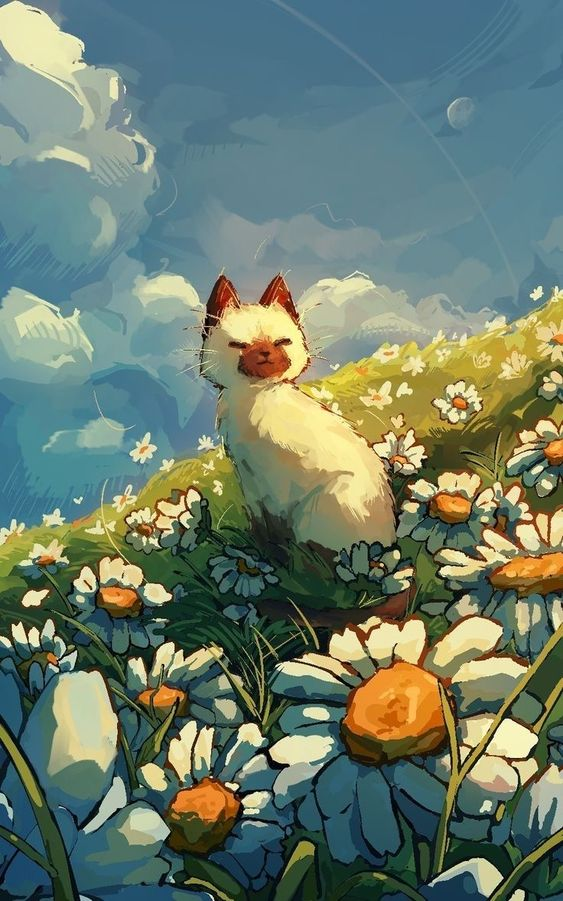
#> input picture sensoriamento_remoto/kawaii.jpg, 563 x 901 px
$ python edge_detection.py
#> lines starting #> are read from the running program, lines starting #| are printed output that depends on the picture
import numpy as np
import cv2 as cv
from matplotlib import pyplot as plt

image = cv.imread("kawaii.jpg", 0)
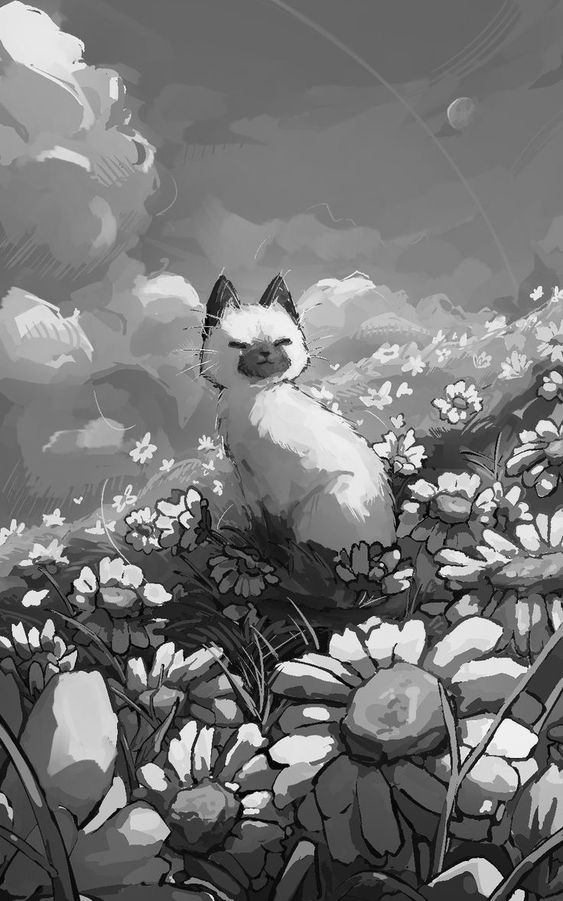
#> image: shape (901, 563); min 0, max 255, mean 118.3
lap = cv.Laplacian(image, cv.CV_64F, ksize=3)
lap = np.uint8(np.absolute(lap))
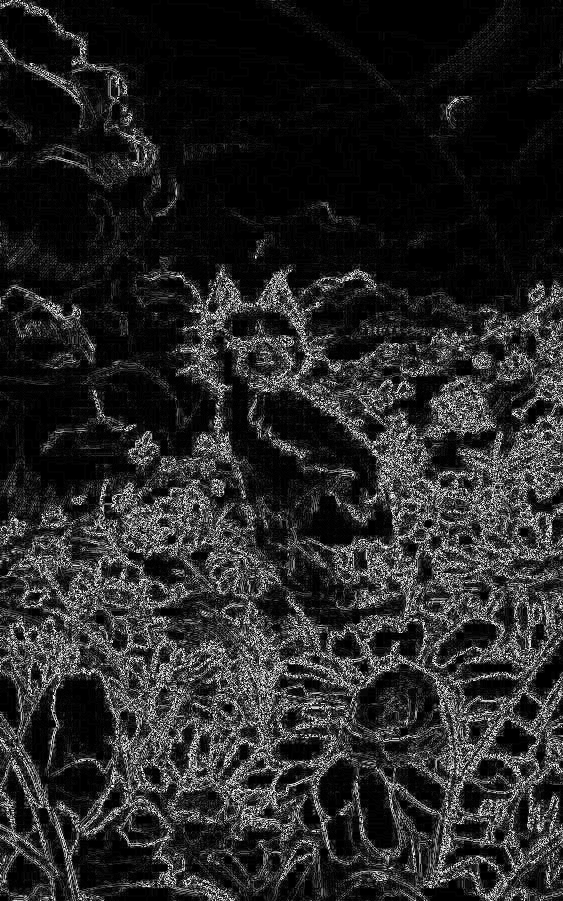
#> lap: shape (901, 563); min 0, max 254, mean 38.4
sobelX = cv.Sobel(image, cv.CV_64F, 1, 0)
sobelY = cv.Sobel(image, cv.CV_64F, 0, 1)
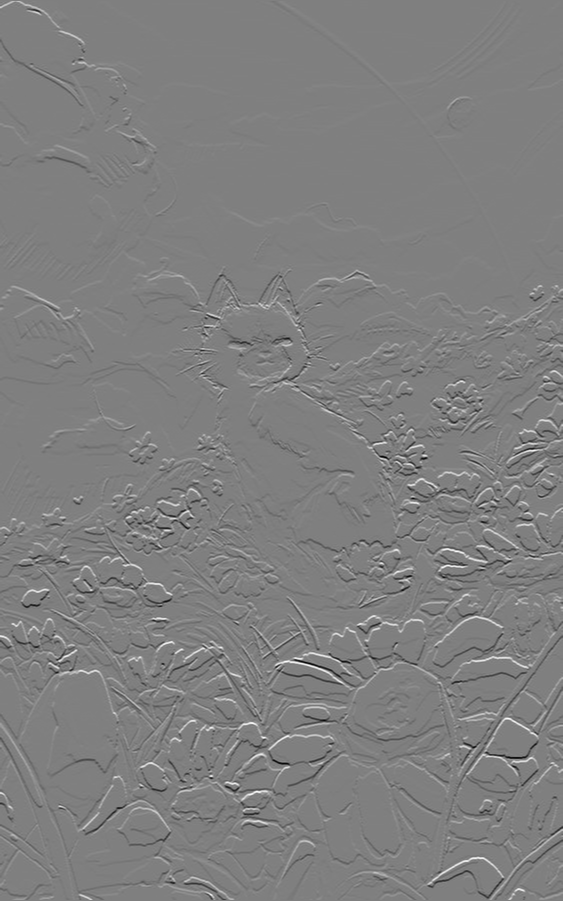
#> sobelY: shape (901, 563) float64; min -948, max 943, mean -0.5; drawn with min black and max white
canny = cv.Canny(image, 100, 200)
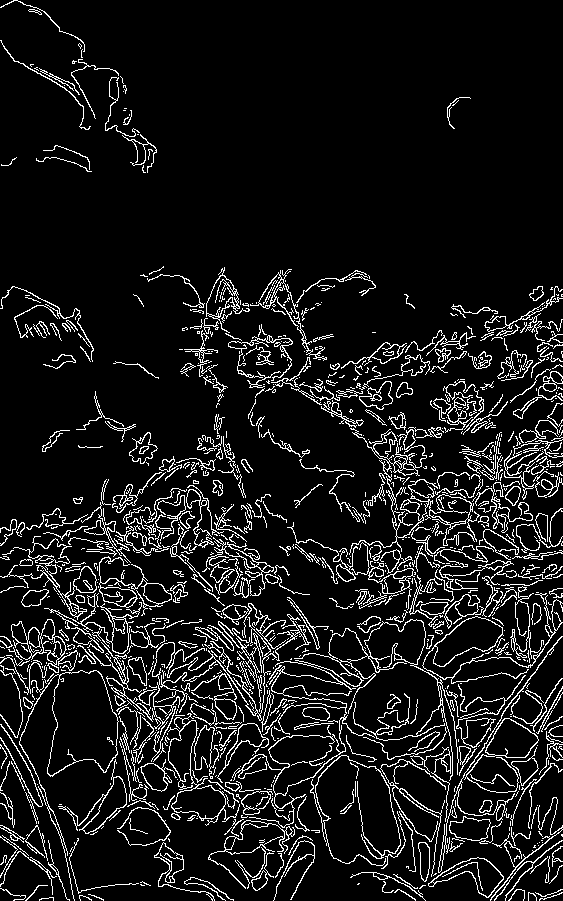
#> canny: shape (901, 563); 9.5% white in thin lines or dots

sobelX = np.uint8(np.absolute(sobelX))
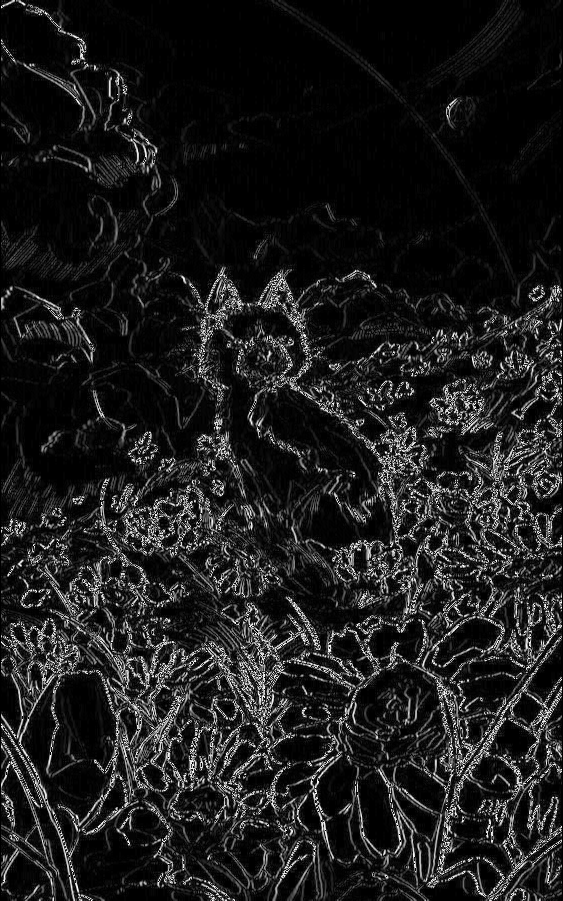
#> sobelX: shape (901, 563); min 0, max 255, mean 29.3
sobelY = np.uint8(np.absolute(sobelY))
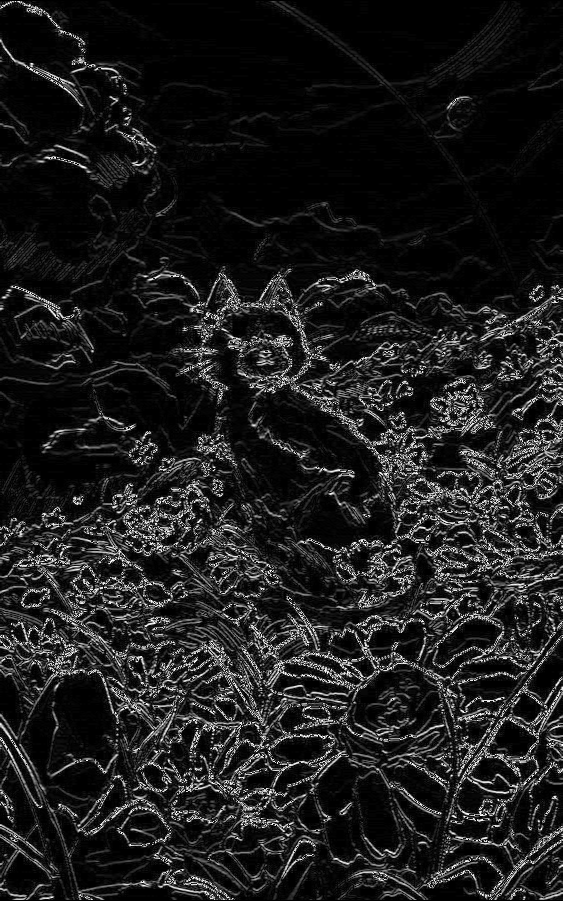
#> sobelY: shape (901, 563); min 0, max 255, mean 29.6
soberl_combined = cv.bitwise_or(sobelY, sobelX)
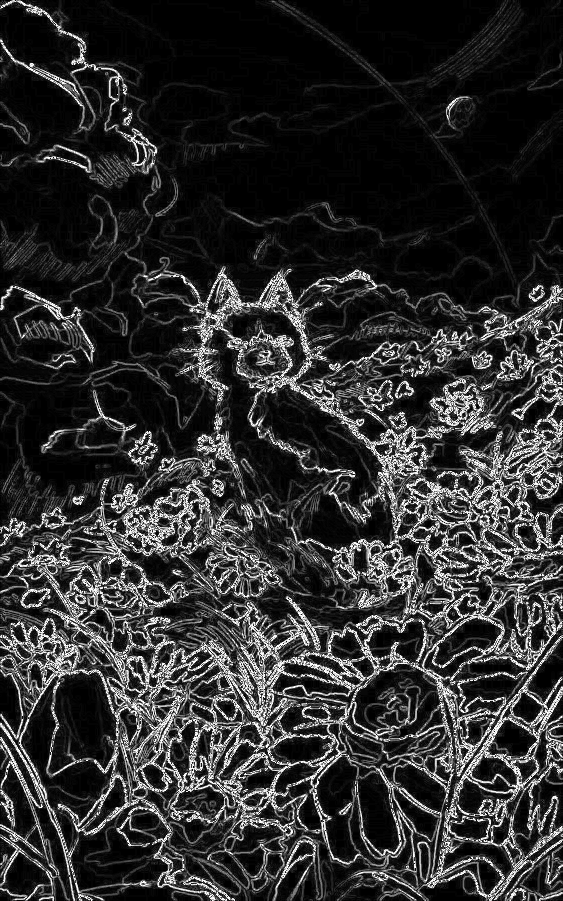
#> soberl_combined: shape (901, 563); min 0, max 255, mean 47.5

titles = ['image', 'Laplacian', 'sobelX', 'sobelY', 'sobel_Combined', 'canny']
images = [image, lap, sobelX, sobelY, soberl_combined, canny]

for i in range(6):
    plt.subplot(2, 3, i+1), plt.imshow(images[i], 'gray')
    plt.title(titles[i])
    plt.xticks([]),plt.yticks([])

plt.show()
